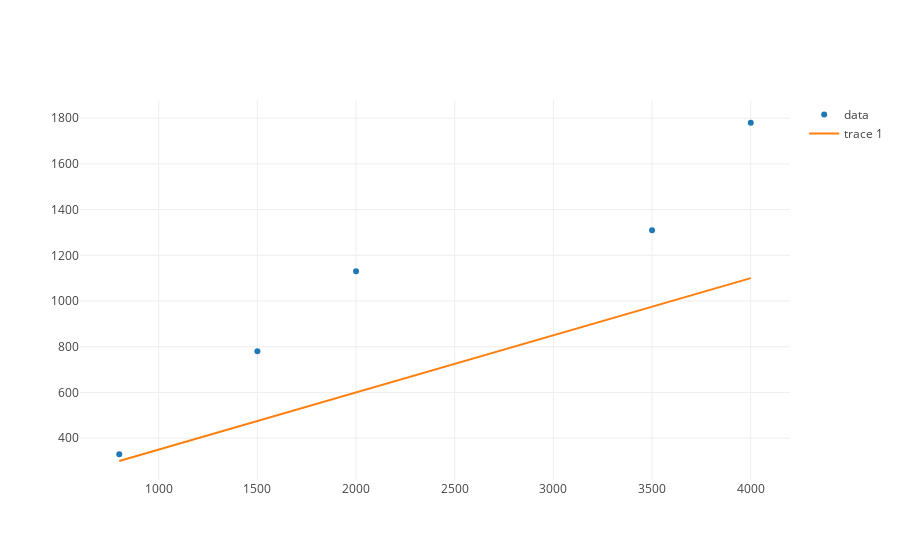

The code cell stored with this chart in its notebook:
### Code cell
plot([data_trace, hyp.trace(mode ='lines')])

### Figure 1 — Plotly figure (JSON) as saved in the notebook; plotly's stock layout.template omitted (floating-point values rounded to 4 significant figures)
{"data": [{"mode": "markers", "name": "data", "text": [], "type": "scatter", "uid": "9c16c4cb-a6af-4081-8ec4-9674a8a24b61", "x": [800, 1500, 2000, 3500, 4000], "y": [330, 780, 1130, 1310, 1780]}, {"mode": "lines", "text": "y = 0.25x + 100", "type": "scatter", "uid": "7441c06c-5bf2-419a-b8cb-baece91cca43", "x": [800, 1500, 2000, 3500, 4000], "y": [300, 475, 600, 975, 1100]}], "layout": {"autosize": true, "xaxis": {"autorange": true, "range": [603.2, 4197.0], "type": "linear"}, "yaxis": {"autorange": true, "range": [216.5, 1887.0], "type": "linear"}}}
